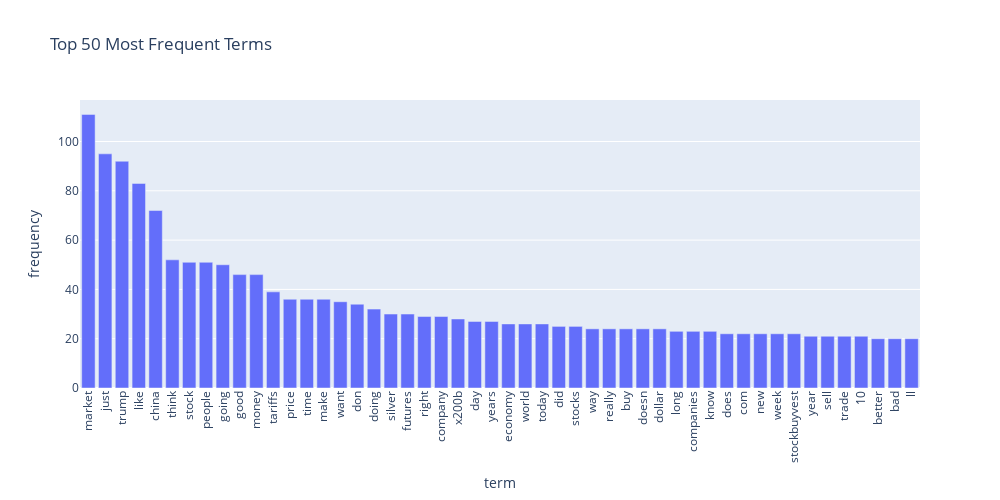

Notebook cell for this chart:
### Code cell
#We try to visualize Top-N most frequent terms
N = 50  # how many top terms to visualize
top_idx = term_frequencies.argsort()[-N:][::-1]

df_top = pd.DataFrame({
    "term": count_vect.get_feature_names_out()[top_idx],
    "frequency": term_frequencies[top_idx]
})

fig = px.bar(df_top, x="term", y="frequency",
             title=f"Top {N} Most Frequent Terms")
fig.update_layout(xaxis_tickangle=-90, width=1000, height=500)
fig.show()

### Figure 1 — Plotly figure (JSON) as saved in the notebook; plotly's stock layout.template omitted (floating-point values rounded to 4 significant figures)
{"data": [{"hovertemplate": "term=%{x}<br>frequency=%{y}<extra></extra>", "legendgroup": "", "marker": {"color": "#636efa", "pattern": {"shape": ""}}, "name": "", "orientation": "v", "showlegend": false, "textposition": "auto", "type": "bar", "x": ["market", "just", "trump", "like", "china", "think", "stock", "people", "going", "good", "money", "tariffs", "price", "time", "make", "want", "don", "doing", "silver", "futures", "right", "company", "x200b", "day", "years", "economy", "world", "today", "did", "stocks", "way", "really", "buy", "doesn", "dollar", "long", "companies", "know", "does", "com", "new", "week", "stockbuyvest", "year", "sell", "trade", "10", "better", "bad", "ll"], "xaxis": "x", "y": [111, 95, 92, 83, 72, 52, 51, 51, 50, 46, 46, 39, 36, 36, 36, 35, 34, 32, 30, 30, 29, 29, 28, 27, 27, 26, 26, 26, 25, 25, 24, 24, 24, 24, 24, 23, 23, 23, 22, 22, 22, 22, 22, 21, 21, 21, 21, 20, 20, 20], "yaxis": "y"}], "layout": {"barmode": "relative", "height": 500, "legend": {"tracegroupgap": 0}, "title": {"text": "Top 50 Most Frequent Terms"}, "width": 1000, "xaxis": {"anchor": "y", "domain": [0, 1], "tickangle": -90, "title": {"text": "term"}}, "yaxis": {"anchor": "x", "domain": [0, 1], "title": {"text": "frequency"}}}}
